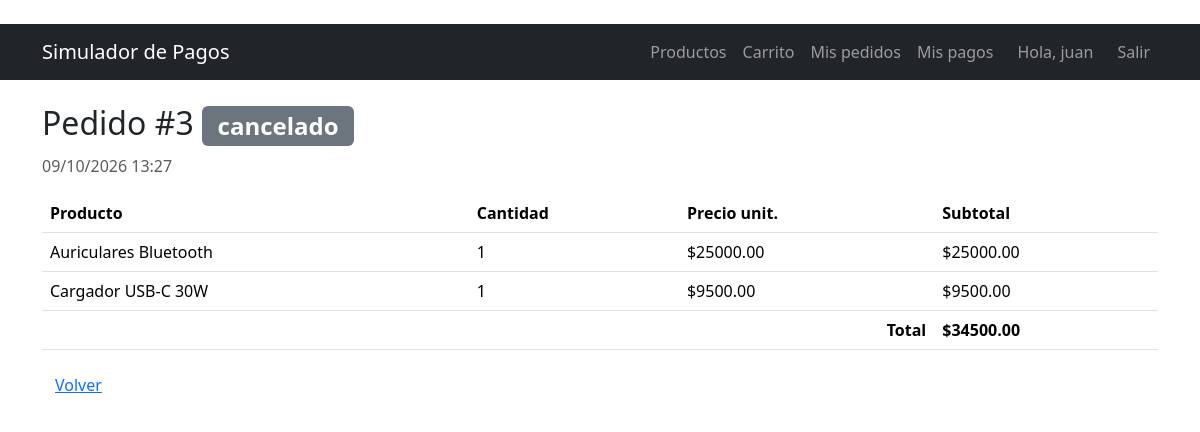
/pedidos/3 (signed in), run on the app's committed database.
### app/models.py (models this page shows, shortened)
class Usuario(UserMixin, db.Model):
    __tablename__ = "usuarios"
    id = db.Column(db.Integer, primary_key=True)
    nombre = db.Column(db.String(80), nullable=False)
    email = db.Column(db.String(120), unique=True, nullable=False, index=True)
    password_hash = db.Column(db.String(256), nullable=False)
    fecha_registro = db.Column(db.DateTime, default=datetime.utcnow)
    pedidos = db.relationship("Pedido", back_populates="usuario", lazy=True)

class Pedido(db.Model):
    __tablename__ = "pedidos"
    id = db.Column(db.Integer, primary_key=True)
    usuario_id = db.Column(db.Integer, db.ForeignKey("usuarios.id"), nullable=False)
    fecha = db.Column(db.DateTime, default=datetime.utcnow)
    total = db.Column(db.Numeric(10, 2), nullable=False, default=0)
    estado = db.Column(db.String(20), nullable=False, default="pendiente")
    usuario = db.relationship("Usuario", back_populates="pedidos")
    items = db.relationship(
        "ItemPedido", back_populates="pedido", cascade="all, delete-orphan", lazy=True
    )
    pagos = db.relationship(
        "Pago", back_populates="pedido", cascade="all, delete-orphan", lazy=True
    )

class ItemPedido(db.Model):
    __tablename__ = "items_pedido"
    id = db.Column(db.Integer, primary_key=True)
    pedido_id = db.Column(db.Integer, db.ForeignKey("pedidos.id"), nullable=False)
    producto_id = db.Column(db.Integer, db.ForeignKey("productos.id"), nullable=False)
    cantidad = db.Column(db.Integer, nullable=False, default=1)
    precio_unitario = db.Column(db.Numeric(10, 2), nullable=False)  # precio al comprar
    pedido = db.relationship("Pedido", back_populates="items")
    producto = db.relationship("Producto", back_populates="items")
    def subtotal(self):
        return self.precio_unitario * self.cantidad

class Producto(db.Model):
    __tablename__ = "productos"
    id = db.Column(db.Integer, primary_key=True)
    nombre = db.Column(db.String(100), nullable=False)
    descripcion = db.Column(db.Text)
    precio = db.Column(db.Numeric(10, 2), nullable=False)
    stock = db.Column(db.Integer, nullable=False, default=0)
    items = db.relationship("ItemPedido", back_populates="producto", lazy=True)

### app/routes/orders.py (the view)
@orders_bp.route("/pedidos/<int:id>")
@login_required
def detalle(id):
    pedido = db.get_or_404(Pedido, id)
    if pedido.usuario_id != current_user.id:
        abort(403)
    return render_template("pedido_detalle.html", pedido=pedido, form=AccionForm())

### app/models.py (called while the page is built)
@login_manager.user_loader
def cargar_usuario(user_id):
    return db.session.get(Usuario, int(user_id))

### app/templates/pedido_detalle.html (shortened to what this page needs)
﻿{% extends "base.html" %}
{% block content %}
{% set colores = {'pendiente': 'warning', 'pagado': 'success', 'rechazado': 'danger',
                  'cancelado': 'secondary', 'reembolsado': 'info'} %}
<h2>Pedido #{{ pedido.id }}
    <span class="badge text-bg-{{ colores.get(pedido.estado, 'secondary') }}">{{ pedido.estado }}</span>
</h2>
<p class="text-muted">{{ pedido.fecha.strftime("%d/%m/%Y %H:%M") }}</p>
<table class="table">
    <thead><tr><th>Producto</th><th>Cantidad</th><th>Precio unit.</th><th>Subtotal</th></tr></thead>
    <tbody>
    {% for it in pedido.items %}
        <tr>
            <td>{{ it.producto.nombre }}</td>
            <td>{{ it.cantidad }}</td>
            <td>${{ "%.2f"|format(it.precio_unitario) }}</td>
            <td>${{ "%.2f"|format(it.subtotal()) }}</td>
        </tr>
    {% endfor %}
    </tbody>
    <tfoot><tr><th colspan="3" class="text-end">Total</th><th>${{ "%.2f"|format(pedido.total) }}</th></tr></tfoot>
</table>
<div class="mb-4 d-flex flex-wrap gap-2 align-items-center">
    <a href="{{ url_for('orders.listar') }}" class="btn btn-link">Volver</a>
</div>
{% endblock %}

### app/templates/base.html (shortened to what this page needs)
﻿<!DOCTYPE html>
<html lang="es">
<head>
    <link href="https://cdn.jsdelivr.net/npm/bootstrap@5.3.3/dist/css/bootstrap.min.css" rel="stylesheet">
</head>
<body>
<nav class="navbar navbar-expand navbar-dark bg-dark mb-4">
    <div class="container">
        <a class="navbar-brand" href="{{ url_for('index') }}">Simulador de Pagos</a>
        <div class="navbar-nav ms-auto">
            <a class="nav-link" href="{{ url_for('products.listar') }}">Productos</a>
            {% if current_user.is_authenticated %}
                <a class="nav-link" href="{{ url_for('orders.carrito') }}">Carrito</a>
                <a class="nav-link" href="{{ url_for('orders.listar') }}">Mis pedidos</a>
                <a class="nav-link" href="{{ url_for('payments.listar') }}">Mis pagos</a>
                <span class="navbar-text mx-3">Hola, {{ current_user.nombre }}</span>
                <a class="nav-link" href="{{ url_for('auth.logout') }}">Salir</a>
            {% else %}
                <a class="nav-link" href="{{ url_for('auth.login') }}">Ingresar</a>
                <a class="nav-link" href="{{ url_for('auth.registro') }}">Registrarse</a>
            {% endif %}
        </div>
    </div>
</nav>
<div class="container">
    {% block content %}{% endblock %}
</div>
</body>
</html>

### data on the page
Usuario: nombre "juan"
Pedido: id "3", estado "cancelado", fecha "09/10/2026 13:27", total "34500.00"
ItemPedido: producto.nombre "Auriculares Bluetooth", cantidad "1", precio_unitario "25000.00", subtotal "25000.00"
ItemPedido: producto.nombre "Cargador USB-C 30W", cantidad "1", precio_unitario "9500.00", subtotal "9500.00"
